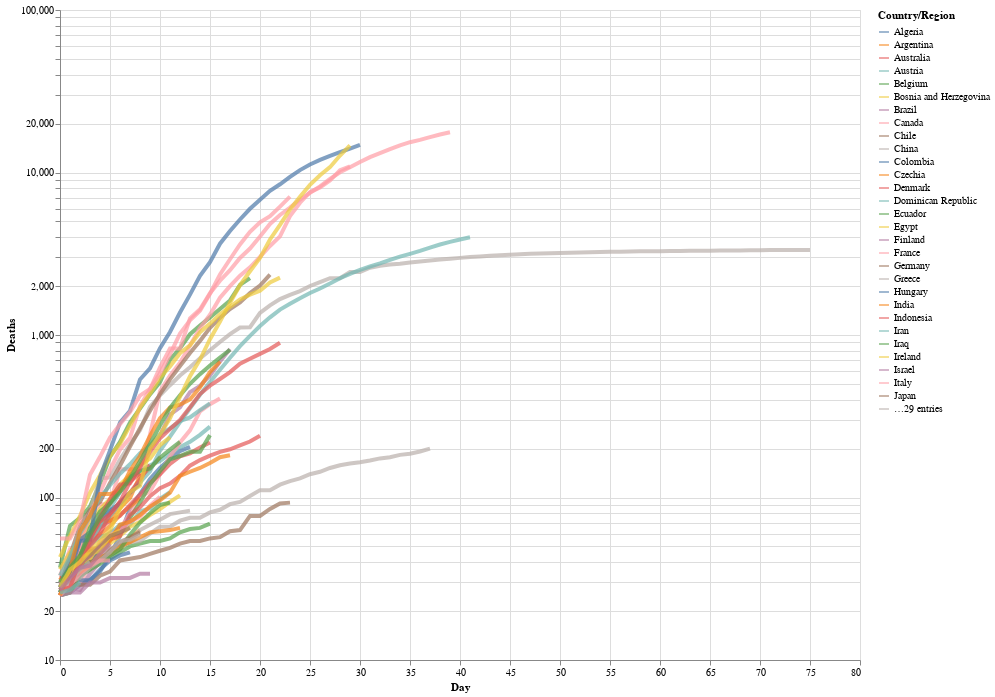

Source (notebook cell):
### Markdown cell above
We can also add a log y-axis. To do this, The long-form, we express the types using the long-form `alt.X('Day',...)`, which is, in the words of the [Altair documentation](https://altair-viz.github.io/user_guide/encoding.html)
> useful when doing more fine-tuned adjustments to the encoding, such as binning, axis and scale properties, or more.

We'll also now add a hover tooltip so that, when we hover our cursor over any point on any of the lines, it will tell us the 'Country', the 'Day', and the number of 'Deaths'.

### Code cell
# altair plot 
alt.Chart(deaths_long).mark_line(strokeWidth=4, opacity=0.7).encode(
    x=alt.X('Day'),
    y=alt.Y('Deaths', scale=alt.Scale(type='log')),
    color='Country/Region',
    tooltip=['Country/Region', 'Day','Deaths']
).properties(
    width=800,
    height=650
)

### Figure 1 — Vega-Lite specification as saved in the notebook (floating-point values rounded to 4 significant figures; data arrays with more than 128 entries replaced by an {"elided": "..."} marker saying what was removed)
{"config": {"view": {"continuousWidth": 400, "continuousHeight": 300}}, "data": {"name": "data-705fdf85bee15db3396a613d0879b254"}, "mark": {"type": "line", "opacity": 0.7, "strokeWidth": 4}, "encoding": {"color": {"type": "nominal", "field": "Country/Region"}, "tooltip": [{"type": "nominal", "field": "Country/Region"}, {"type": "quantitative", "field": "Day"}, {"type": "quantitative", "field": "Deaths"}], "x": {"type": "quantitative", "field": "Day"}, "y": {"type": "quantitative", "field": "Deaths", "scale": {"type": "log"}}}, "height": 650, "width": 800, "$schema": "https://vega.github.io/schema/vega-lite/v4.8.1.json", "datasets": {"data-705fdf85bee15db3396a613d0879b254": {"elided": "4524 records"}}}
